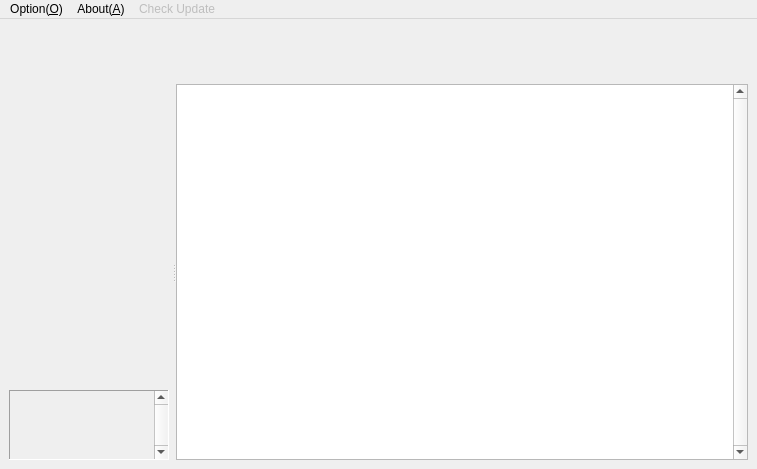
<?xml version="1.0" encoding="UTF-8"?>
<ui version="4.0">
 <class>MainWindow</class>
 <widget class="QMainWindow" name="MainWindow">
  <property name="geometry">
   <rect>
    <x>0</x>
    <y>0</y>
    <width>757</width>
    <height>422</height>
   </rect>
  </property>
  <property name="windowTitle">
   <string>K230BurningTool</string>
  </property>
  <property name="windowIcon">
   <iconset resource="../resources/main.qrc">
    <normaloff>:/icon.png</normaloff>:/icon.png</iconset>
  </property>
  <property name="locale">
   <locale language="English" country="UnitedStates"/>
  </property>
  <widget class="QWidget" name="mainView">
   <layout class="QVBoxLayout" name="verticalLayout">
    <item>
     <widget class="SettingsWindow" name="settingsWindow" native="true">
      <property name="minimumSize">
       <size>
        <width>0</width>
        <height>50</height>
       </size>
      </property>
     </widget>
    </item>
    <item>
     <widget class="QSplitter" name="mainSplitter">
      <property name="lineWidth">
       <number>5</number>
      </property>
      <property name="orientation">
       <enum>Qt::Horizontal</enum>
      </property>
      <widget class="QWidget" name="layoutWidget">
       <layout class="QVBoxLayout" name="mainContainer">
        <property name="rightMargin">
         <number>3</number>
        </property>
        <item>
         <widget class="BurningControlWindow" name="burnControlWindow" native="true">
          <property name="minimumSize">
           <size>
            <width>0</width>
            <height>300</height>
           </size>
          </property>
         </widget>
        </item>
        <item>
         <widget class="QScrollArea" name="scrollArea">
          <property name="frameShape">
           <enum>QFrame::Panel</enum>
          </property>
          <property name="verticalScrollBarPolicy">
           <enum>Qt::ScrollBarAlwaysOn</enum>
          </property>
          <property name="horizontalScrollBarPolicy">
           <enum>Qt::ScrollBarAlwaysOff</enum>
          </property>
          <property name="widgetResizable">
           <bool>true</bool>
          </property>
          <property name="alignment">
           <set>Qt::AlignLeading|Qt::AlignLeft|Qt::AlignTop</set>
          </property>
          <widget class="QWidget" name="jobListContainer">
           <property name="geometry">
            <rect>
             <x>0</x>
             <y>0</y>
             <width>145</width>
             <height>68</height>
            </rect>
           </property>
           <layout class="QVBoxLayout" name="burnJobListView">
            <property name="spacing">
             <number>3</number>
            </property>
            <property name="sizeConstraint">
             <enum>QLayout::SetMinimumSize</enum>
            </property>
            <property name="leftMargin">
             <number>3</number>
            </property>
            <property name="topMargin">
             <number>6</number>
            </property>
            <property name="rightMargin">
             <number>3</number>
            </property>
            <property name="bottomMargin">
             <number>6</number>
            </property>
            <item>
             <spacer name="verticalSpacer">
              <property name="orientation">
               <enum>Qt::Vertical</enum>
              </property>
              <property name="sizeHint" stdset="0">
               <size>
                <width>20</width>
                <height>40</height>
               </size>
              </property>
             </spacer>
            </item>
           </layout>
          </widget>
         </widget>
        </item>
       </layout>
      </widget>
      <widget class="LoggerWindow" name="textLog">
       <property name="verticalScrollBarPolicy">
        <enum>Qt::ScrollBarAlwaysOn</enum>
       </property>
       <property name="lineWrapMode">
        <enum>QTextEdit::NoWrap</enum>
       </property>
       <property name="readOnly">
        <bool>true</bool>
       </property>
      </widget>
     </widget>
    </item>
   </layout>
  </widget>
  <widget class="QMenuBar" name="menubar">
   <property name="geometry">
    <rect>
     <x>0</x>
     <y>0</y>
     <width>757</width>
     <height>21</height>
    </rect>
   </property>
   <widget class="QMenu" name="menuF_ile">
    <property name="title">
     <string>Option(&amp;O)</string>
    </property>
    <addaction name="btnToggleLogTrace"/>
    <addaction name="btnDumpBuffer"/>
    <addaction name="action"/>
    <addaction name="btnSaveLog"/>
    <addaction name="separator"/>
    <addaction name="btnQuitMenu"/>
   </widget>
   <widget class="QMenu" name="menu_A_bout">
    <property name="title">
     <string>About(&amp;A)</string>
    </property>
    <addaction name="btnOpenWebsite"/>
   </widget>
   <widget class="UpdateButton" name="btnUpdate">
    <property name="enabled">
     <bool>false</bool>
    </property>
    <property name="title">
     <string>Check Update</string>
    </property>
   </widget>
   <addaction name="menuF_ile"/>
   <addaction name="menu_A_bout"/>
   <addaction name="btnUpdate"/>
  </widget>
  <action name="btnOpenWebsite">
   <property name="icon">
    <iconset resource="../resources/main.qrc">
     <normaloff>:/github-brands.svg</normaloff>:/github-brands.svg</iconset>
   </property>
   <property name="text">
    <string>Download Update</string>
   </property>
   <property name="iconVisibleInMenu">
    <bool>false</bool>
   </property>
  </action>
  <action name="btnQuitMenu">
   <property name="icon">
    <iconset resource="../resources/main.qrc">
     <normaloff>:/power-off-solid.svg</normaloff>:/power-off-solid.svg</iconset>
   </property>
   <property name="text">
    <string>Quit(&amp;Q)</string>
   </property>
   <property name="toolTip">
    <string>Quit</string>
   </property>
   <property name="shortcut">
    <string>Ctrl+Q</string>
   </property>
   <property name="menuRole">
    <enum>QAction::QuitRole</enum>
   </property>
  </action>
  <action name="btnSaveLog">
   <property name="icon">
    <iconset resource="../resources/main.qrc">
     <normaloff>:/hand-holding-medical-solid.svg</normaloff>:/hand-holding-medical-solid.svg</iconset>
   </property>
   <property name="text">
    <string>Save Logs(&amp;S)</string>
   </property>
   <property name="toolTip">
    <string>Save Logs</string>
   </property>
   <property name="shortcut">
    <string>Ctrl+S</string>
   </property>
  </action>
  <action name="btnToggleLogTrace">
   <property name="checkable">
    <bool>true</bool>
   </property>
   <property name="checked">
    <bool>true</bool>
   </property>
   <property name="text">
    <string>More Detailed Logs</string>
   </property>
  </action>
  <action name="btnDumpBuffer">
   <property name="checkable">
    <bool>true</bool>
   </property>
   <property name="text">
    <string>Debug USB Communication</string>
   </property>
  </action>
  <action name="action">
   <property name="text">
    <string>More Detailed Logs</string>
   </property>
  </action>
 </widget>
 <customwidgets>
  <customwidget>
   <class>LoggerWindow</class>
   <extends>QTextEdit</extends>
   <header>widgets/LoggerWindow.h</header>
  </customwidget>
  <customwidget>
   <class>SettingsWindow</class>
   <extends>QWidget</extends>
   <header>widgets/SettingsWindow.h</header>
   <container>1</container>
  </customwidget>
  <customwidget>
   <class>BurningControlWindow</class>
   <extends>QWidget</extends>
   <header>widgets/BurningControlWindow.h</header>
   <container>1</container>
  </customwidget>
  <customwidget>
   <class>UpdateButton</class>
   <extends>QMenu</extends>
   <header>common/UpdateChecker.h</header>
  </customwidget>
 </customwidgets>
 <resources>
  <include location="../resources/main.qrc"/>
 </resources>
 <connections>
  <connection>
   <sender>btnQuitMenu</sender>
   <signal>triggered()</signal>
   <receiver>MainWindow</receiver>
   <slot>close()</slot>
   <hints>
    <hint type="sourcelabel">
     <x>-1</x>
     <y>-1</y>
    </hint>
    <hint type="destinationlabel">
     <x>532</x>
     <y>384</y>
    </hint>
   </hints>
  </connection>
 </connections>
 <slots>
  <slot>loadSysImage()</slot>
  <slot>handleResize()</slot>
 </slots>
</ui>
